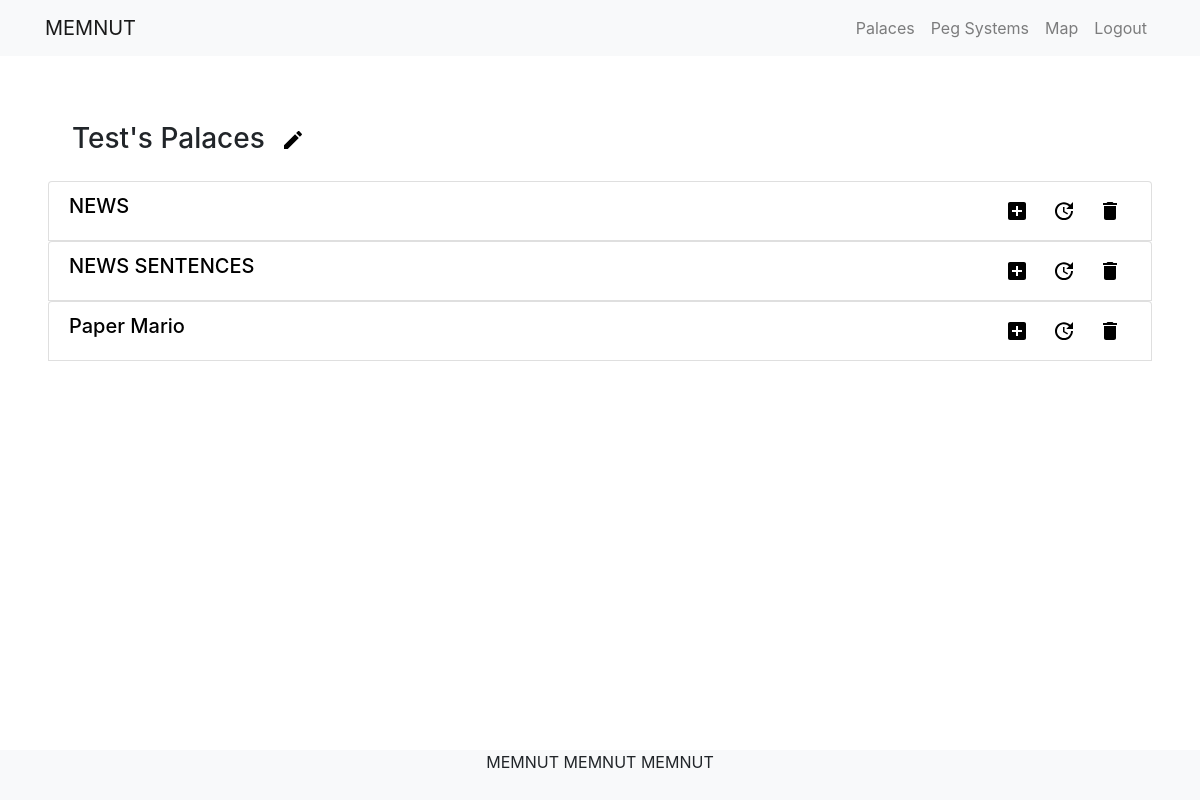
The app's page /user/palaces/ (signed in), older data.
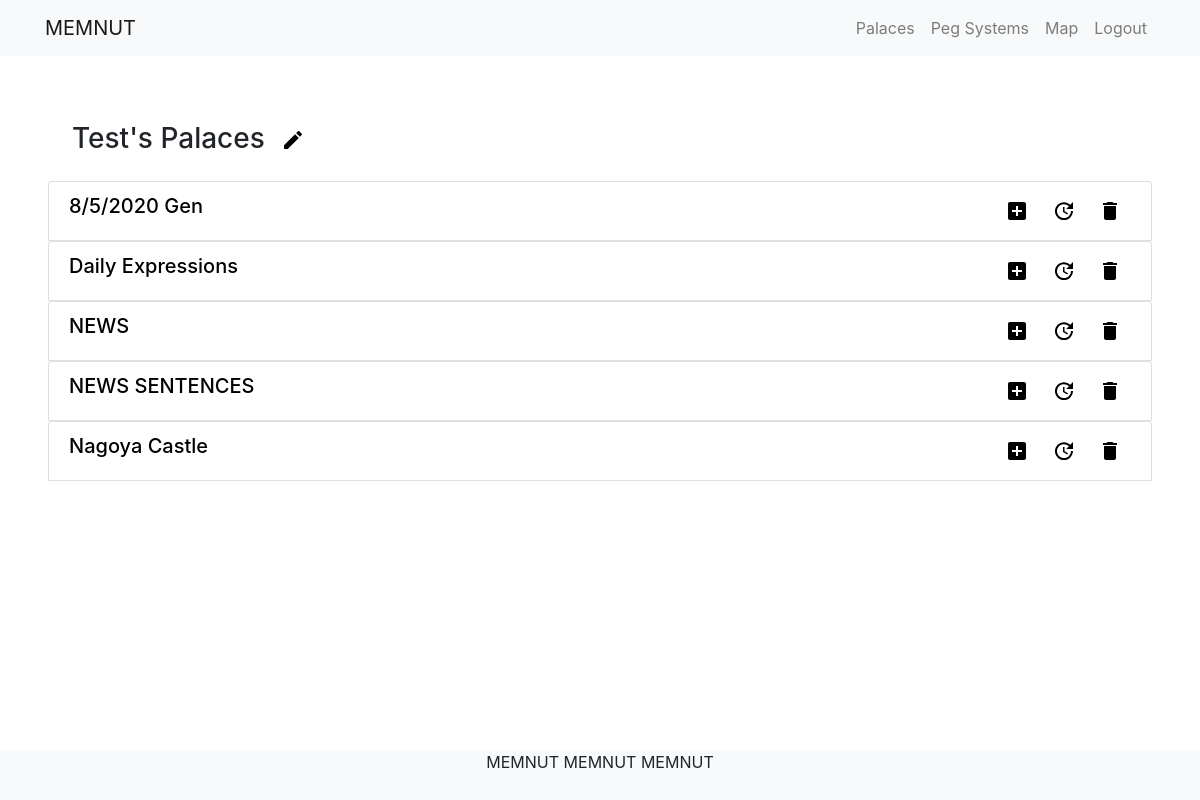
The same page, newer data.
### streetmarkers/models.py (models this page shows, shortened)
class Palace(models.Model):
    title = models.CharField(max_length=30)
    createdBy = models.ForeignKey(User, on_delete=models.PROTECT)
    def get_user_path_set(self):
        return self.path_set.filter(createdBy=self.createdBy)

### streetmarkers/views.py (the view)
# urls.py: path('user/palaces/', views.UserPalaceView.as_view(), name='user_palace'),
class UserPalaceView(LoginRequiredMixin, ListView):
    model = Palace
    template_name = 'streetmarkers/user_palace.html'
    paginate_by = 5
    def get_queryset(self):
        return Palace.objects.filter(createdBy=self.request.user).order_by('title')

### streetmarkers/models.py (called while the page is built)
    def get_user_marker_set(self):
        return self.basemarker_set.filter(path=self)

### streetmarkers/templates/streetmarkers/user_palace.html (shortened to what this page needs)
{% extends 'base_generic.html' %}
{% load static %}
{% block content %}
<div id="palaces">
  <h3 class="m-4 ">
    {{ user.username|title }}'s Palaces
    <span class="btn btn-default btn-sm">
      <a href="{% url 'streetmarkers:palace_create' %}">
        <img src="{% static 'svg/create.svg' %}">
      </a>
    </span>
  </h3>
  {% if palace_list %}
  <div>
    {% for palace in palace_list %}
    <div class="list-group">
      <button class="list-group-item d-flex justify-content-between" type="button" data-toggle="collapse"
        data-target="#paths-{{ forloop.counter0 }}" aria-expanded="false" aria-controls="paths-{{ forloop.counter0 }}">
        <h5>
          {{ palace.title }}
        </h5>
        <div>
          <span class="btn btn-default btn-sm">
            <a href="{% url 'streetmarkers:path_create' palace.pk %}">
              <img src="{% static 'svg/add.svg' %}">
            </a>
          </span>
          <span class="btn btn-default btn-sm">
            <a href="{% url 'streetmarkers:palace_update' palace.pk %}">
              <img src="{% static 'svg/update.svg' %}">
            </a>
          </span>
          <span class="btn btn-default btn-sm">
            <a href="{% url 'streetmarkers:palace_delete' palace.pk %}">
              <img src="{% static 'svg/delete.svg' %}">
            </a>
          </span>
      </button>
      {% endfor %}
    </div>
  </div>
  {% else %}
  <p>You don't have any palaces yet. Why don't you <a href="{% url 'streetmarkers:map' %}">create</a> one?</p>
  {% endif %}
</div>
{% endblock %}

### templates/base_generic.html (shortened to what this page needs)
{% load bootstrap4 %}
{% bootstrap_css %}
<!DOCTYPE html>
<html>
<head>
</head>
<body>
    <div class="base-generic-container">
        <header class="base-generic-header">
            <nav class="navbar navbar-expand-lg navbar-light bg-light fixed-top">
                <div class="container">
                    <a class="navbar-brand" href="{% url 'streetmarkers:home' %}">MEMNUT</a>
                    <div class="collapse navbar-collapse" id="navbarSupportedContent">
                        <ul class="navbar-nav ml-auto">
                            {% if user.is_authenticated %}
                            <li class="nav-item">
                                <a class="nav-link" href="{% url 'streetmarkers:user_palace' %}">Palaces</a>
                            </li>
                            <li class="nav-item">
                                <a class="nav-link" href="{% url 'pegs:peg_detail' %}">Peg Systems</a>
                            </li>
                            <li class="nav-item">
                                <a class="nav-link" href="{% url 'streetmarkers:map' %}">Map</a>
                            </li>
                            <li class="nav-item">
                                <a class="nav-link" href="{% url 'logout' %}">Logout</a>
                            </li>
                            {% else %}
                            <li class="nav-item">
                                <a class="nav-link" href="{% url 'login' %}">Login</a>
                            </li>
                            {% endif %}
                        </ul>
                    </div>
                </div>
            </nav>
        </header>
        <footer class="base-generic-footer bg-light">
            <div class="container">
                <p class="text-center">MEMNUT MEMNUT MEMNUT</p>
            </div>
        </footer>
        <div class="m-5">
            {% block content %}{% endblock content %}
        </div>
    </div>
</body>
</html>

### templates/base_generic.html (style rules this page uses)
.base-generic-container { position: relative; display: flex; flex-direction: column; min-height: 100vh; margin: 0; }
.base-generic-header { height: 50px; }
.base-generic-footer { position: absolute; bottom: 0; height: 50px; width: 100%; margin-top: 10px; padding: 0; }

### streetmarkers/templates/streetmarkers/user_palace.html (style rules this page uses)
ul, li { list-style: none; }

Row changes from the older to the newer data that the page shows:
no longer on this page (row unchanged): Palace: title "Paper Mario"
added Palace: title "8/5/2020 Gen"
added Palace: title "Daily Expressions"
added Palace: title "Nagoya Castle"
